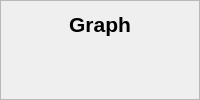
         <widget class="QFrame" name="frame_graph">
          <property name="sizePolicy">
           <sizepolicy hsizetype="Expanding" vsizetype="Expanding">
            <horstretch>0</horstretch>
            <verstretch>0</verstretch>
           </sizepolicy>
          </property>
          <property name="frameShape">
           <enum>QFrame::StyledPanel</enum>
          </property>
          <property name="frameShadow">
           <enum>QFrame::Raised</enum>
          </property>
          <layout class="QGridLayout" name="gridLayout_11">
           <item row="1" column="0">
            <widget class="QStackedWidget" name="stackedWidget_graph">
             <property name="styleSheet">
              <string notr="true">border-image : url(../Resources/graph1.png) 0 0 0 0 stretch stretch;</string>
             </property>
             <property name="currentIndex">
              <number>0</number>
             </property>
             <widget class="QWidget" name="page_meal_2"/>
             <widget class="QWidget" name="page_no_meal_2"/>
            </widget>
           </item>
           <item row="0" column="0">
            <widget class="QLabel" name="label_3">
             <property name="font">
              <font>
               <pointsize>16</pointsize>
               <weight>75</weight>
               <bold>true</bold>
              </font>
             </property>
             <property name="text">
              <string>Graph</string>
             </property>
             <property name="alignment">
              <set>Qt::AlignCenter</set>
             </property>
            </widget>
           </item>
          </layout>
         </widget>
